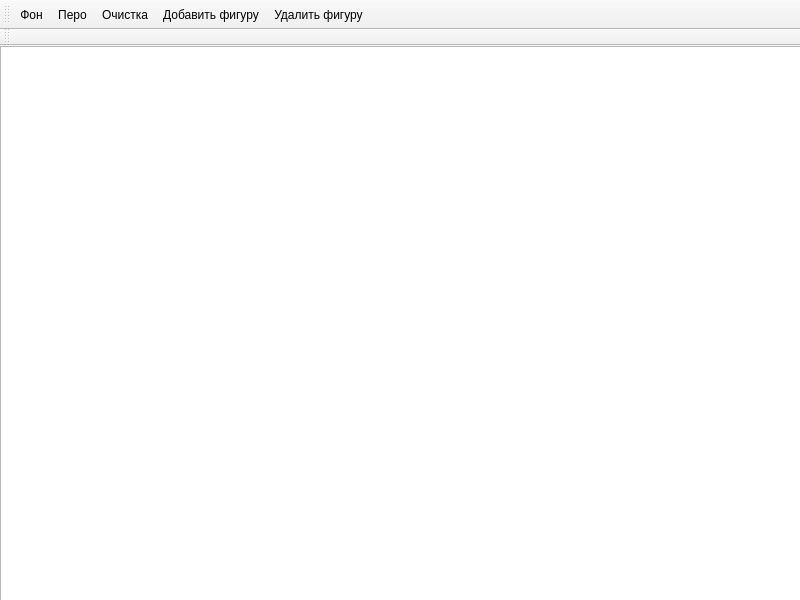
<?xml version="1.0" encoding="UTF-8"?>
<ui version="4.0">
 <class>GraphicsEditor</class>
 <widget class="QMainWindow" name="GraphicsEditor">
  <property name="geometry">
   <rect>
    <x>0</x>
    <y>0</y>
    <width>800</width>
    <height>600</height>
   </rect>
  </property>
  <property name="windowTitle">
   <string>MainWindow</string>
  </property>
  <widget class="QWidget" name="centralwidget">
   <widget class="QGraphicsView" name="graphicsView">
    <property name="geometry">
     <rect>
      <x>0</x>
      <y>0</y>
      <width>801</width>
      <height>581</height>
     </rect>
    </property>
   </widget>
  </widget>
  <widget class="QMenuBar" name="menubar">
   <property name="geometry">
    <rect>
     <x>0</x>
     <y>0</y>
     <width>800</width>
     <height>20</height>
    </rect>
   </property>
  </widget>
  <widget class="QToolBar" name="toolBar">
   <property name="windowTitle">
    <string>toolBar</string>
   </property>
   <attribute name="toolBarArea">
    <enum>TopToolBarArea</enum>
   </attribute>
   <attribute name="toolBarBreak">
    <bool>false</bool>
   </attribute>
   <addaction name="BackColor"/>
   <addaction name="SetPen"/>
   <addaction name="Clear"/>
   <addaction name="AddFigure"/>
   <addaction name="DeleteFigure"/>
  </widget>
  <widget class="QToolBar" name="toolBar_2">
   <property name="windowTitle">
    <string>toolBar_2</string>
   </property>
   <attribute name="toolBarArea">
    <enum>TopToolBarArea</enum>
   </attribute>
   <attribute name="toolBarBreak">
    <bool>true</bool>
   </attribute>
  </widget>
  <action name="BackColor">
   <property name="text">
    <string>Фон</string>
   </property>
  </action>
  <action name="SetPen">
   <property name="text">
    <string>Перо</string>
   </property>
  </action>
  <action name="Clear">
   <property name="text">
    <string>Очистка</string>
   </property>
  </action>
  <action name="AddFigure">
   <property name="text">
    <string>Добавить фигуру</string>
   </property>
  </action>
  <action name="DeleteFigure">
   <property name="text">
    <string>Удалить фигуру</string>
   </property>
  </action>
 </widget>
 <resources/>
 <connections/>
</ui>
